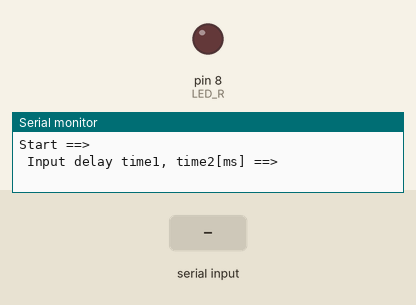
The sketch below on a simulated Arduino Uno, built with avr-gcc and run on an emulated ATmega328P. Shown: output pins drawn as LEDs (lit = HIGH), the last lines printed to the serial monitor. Dashed ring = blinking. The inputs (shaded band) are chosen by the test bench.

Above: at 0.8 s.
0.9 s: "90,45\n" received over Serial
At 1.08 s:
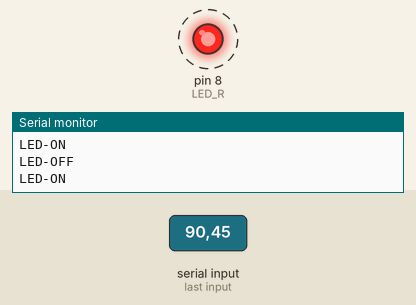
Timing chart, 0 to 9.9 s (numbered marks = the images above; inputs shaded):
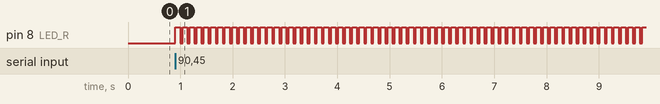

Measured:
- after the input at 0.9 s, pin 8 (LED_R): alternates HIGH for 0.09 s and LOW for 0.05 s, starting at once

The sketch:

8-3.ino
```cpp
int LED_R = 8 ;
int time1, time2 ;

void setup() {
 pinMode(LED_R,OUTPUT);
// 시리얼 통신 속도 설정 : 속도 9600 bps, 8데이터 비트, 패리티 없음, 한 개의 스톱비트
 Serial.begin(9600) ;
 Serial.println("Start ==>");
 Serial.println(" Input delay time1, time2[ms] ==>");
 while(1) { // PC에서 정수 데이터가 전송될때 까지 기다린다.
       if(Serial.available() > 0 ) break;
 }
 time1 = Serial.parseInt();
 time2 = Serial.parseInt();
  Serial.print("time1 = ");
  Serial.println(time1);
  Serial.print(" time2 = ");
  Serial.println(time2);
}

void loop() {

  digitalWrite(LED_R,HIGH);
  Serial.println("LED-ON");
  delay(time1);

  digitalWrite(LED_R,LOW);
  Serial.println("LED-OFF");
  delay(time2);
}
```
